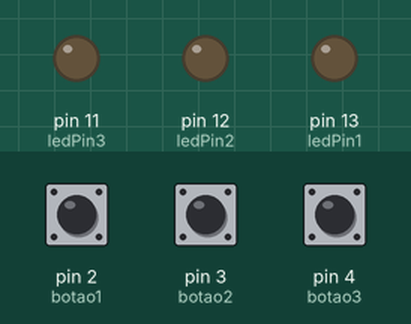
Recording of a sketch running on a simulated Arduino Uno, built with avr-gcc and run on an emulated ATmega328P. Parts: output pins drawn as LEDs (lit = HIGH). The test bench sets the inputs (shaded band); at power-on: pin 2 (botao1) LOW, pin 3 (botao2) LOW, pin 4 (botao3) LOW.

Above: at 1.2 s.
1.3 s: pin 2 (botao1) pulled HIGH for 0.15 s
At 1.8 s:
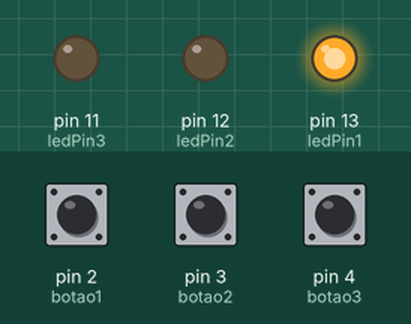
2.9 s: pin 3 (botao2) pulled HIGH for 0.15 s
At 4.1 s:
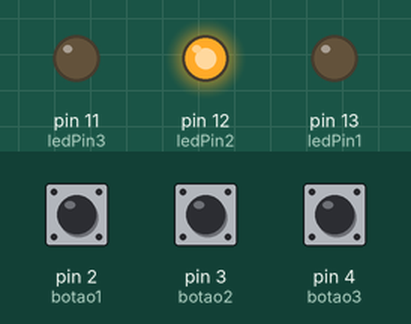
4.5 s: pin 4 (botao3) pulled HIGH for 0.15 s
At 5.4 s:
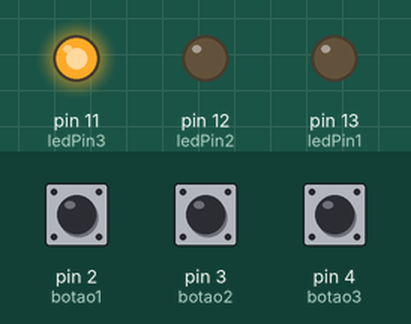
6.1 s: pin 2 (botao1) pulled HIGH for 1 s
At 6.6 s:
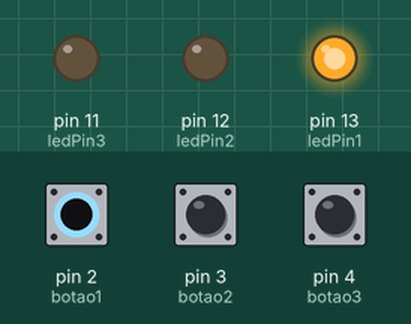
8.6 s: pin 3 (botao2) pulled HIGH for 1 s
At 9.7 s:
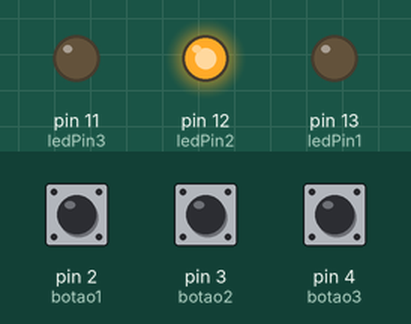
Timing chart, 0 to 11.6 s (numbered marks = the images above; inputs shaded):
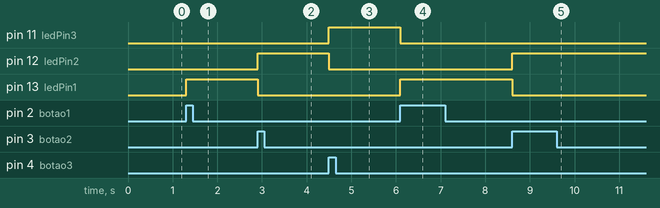

The sketch:

Tarefa5.ino
```cpp
const int ledPin1 = 13;
const int botao1 = 2;
int estadoBotao1 = 0;

const int ledPin2 = 12;
const int botao2 = 3;
int estadoBotao2 = 0;

const int ledPin3 = 11;
const int botao3 = 4;
int estadoBotao3 = 0;

void setup(){
  pinMode(ledPin1, OUTPUT);
  pinMode(ledPin2, OUTPUT);
  pinMode(ledPin3, OUTPUT);
  pinMode(botao1, INPUT);
  pinMode(botao2, INPUT);
  pinMode(botao3, INPUT);
  digitalWrite(ledPin1, LOW);
  digitalWrite(ledPin2, LOW);
  digitalWrite(ledPin3, LOW);
}

void loop() {

  estadoBotao1 = digitalRead(botao1);
  estadoBotao2 = digitalRead(botao2);
  estadoBotao3 = digitalRead(botao3);

  if(estadoBotao1 == HIGH){
      digitalWrite(ledPin1, HIGH);
      digitalWrite(ledPin2, LOW);
      digitalWrite(ledPin3, LOW);
    }
  else if(estadoBotao2 == HIGH){
      digitalWrite(ledPin1, LOW);
      digitalWrite(ledPin2, HIGH);
      digitalWrite(ledPin3, LOW);
    }
  else if(estadoBotao3 == HIGH){
      digitalWrite(ledPin1, LOW);
      digitalWrite(ledPin2, LOW);
      digitalWrite(ledPin3, HIGH);
  }

}
```

Measured:
- after the input at 1.3 s, pin 13 (ledPin1): LOW → HIGH at once
- after the input at 2.9 s, pin 12 (ledPin2): LOW → HIGH at once; pin 13 (ledPin1): HIGH → LOW at once
- after the input at 4.5 s, pin 11 (ledPin3): LOW → HIGH at once; pin 12 (ledPin2): HIGH → LOW at once
- after the input at 6.1 s, pin 11 (ledPin3): HIGH → LOW at once; pin 13 (ledPin1): LOW → HIGH at once
- after the input at 8.6 s, pin 12 (ledPin2): LOW → HIGH at once; pin 13 (ledPin1): HIGH → LOW at once
